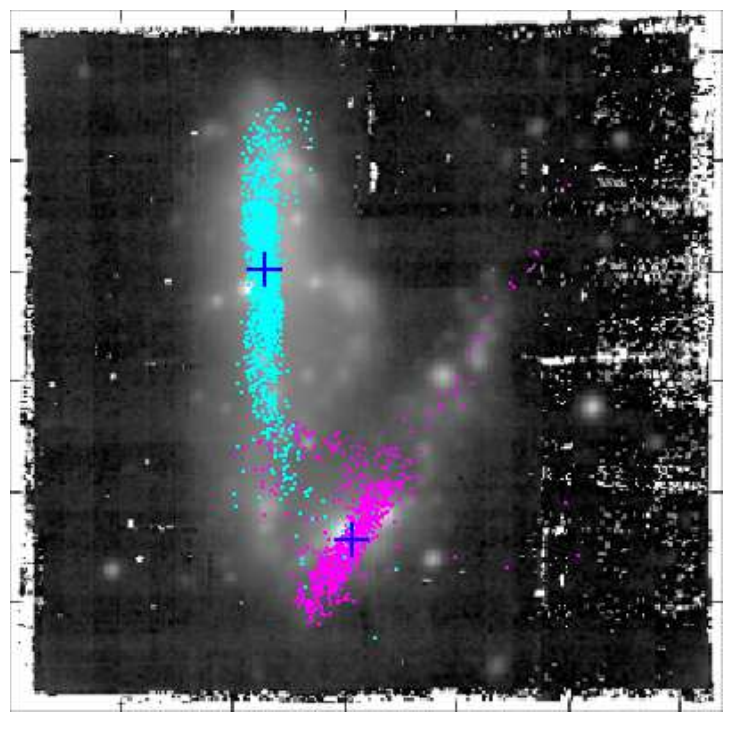
#> input picture coscine-tweaked/.panrun/aastex63/images/dm1647.png, 729 x 729 px
$ python -i pointing_model_fit_tools.py   (imports and definitions only)
#> lines starting #> are read from the running program, lines starting #| are printed output that depends on the picture
from __future__ import print_function
import numpy as np
from matplotlib import pyplot as plt
import re
import os
# from scipy.optimize import least_squares
from scipy.optimize import leastsq
from spt3g import core

# [179 lines left out: functions sex2deg, model_daz, model_del, model_factory, lmfitfun, not called in this run]

def read_model(input, use_offline_model=False):
    """
    Read the online pointing model from the file header or a frame
    in a g3 file or a frame extracted from a g3 file.

    If header, lines should look like:

        # tilts -0.0114374830026, 0.00372502737393, -0.0224453462368
        # flexure radio, 0.0631999760291, 0.0592164524428
        # collimate_fixed radio, 0.0434865395172, -0.125024298806

    Arguments
    ---------
    input : string
        Either the absolute path to a file that contains either az/el offsets
        and online pointing model (as strings) or a g3 file that
        has a field 'OnlinePointingModel' in one of the frames OR a
        g3 frame with 'OnlinePointingModel' as a key.

    use_offline_model: use the key OfflinePointingModel (rather than
        OnlinePointingModel) in frame. Default is False.

    Returns
    -------
    model : dictionary
        A dictionary containing keys corresponding to model parameters:
        'a0', 'a1', 'a2', 'a3', 'a4', 'a5', 'a6', 'a7', 'az0'
    """
    #    model = {'a7': 0., 'az0': -0.304527}
    # Ugh, replace old magic number with new 2019 magic number
    model = {'a7': 0., 'az0': -0.337629}

    if isinstance(input,str):
        fn2use = input
        input_is_file = True
    else:
        fn2use = ''
        input_is_file = False

    model_from_frame = None
    if isinstance(input,core.G3Frame):
        if use_offline_model:
            if 'OfflinePointingModel' in input.keys():
                model_from_frame = input['OfflinePointingModel']
            else:
                core.log_warn("No offline pointing model found in frame.")
                return model
        else:
            if 'OnlinePointingModel' in input.keys():
                model_from_frame = input['OnlinePointingModel']
            else:
                core.log_warn("No online pointing model found in frame.")
                return model

    if model_from_frame is None and not input_is_file:
        core.log_warn("Input must be string filename or g3 frame with OnlinePointingModel field.")
        return model

    if model_from_frame is None and (fn2use.split('.')[-1] == 'g3' or fn2use.split('.')[-2] == 'g3'):
        for frame in core.G3File(fn2use):
            if 'OnlinePointingModel' in frame.keys():
                model_from_frame = frame['OnlinePointingModel']
        if model_from_frame is None:
            core.log_warn("No online pointing model found in file.")
            return model

    if model_from_frame is not None:
        model['a0'] = model_from_frame['flexure'][0]/core.G3Units.deg
        model['a1'] = model_from_frame['flexure'][1]/core.G3Units.deg
        model['a2'] = model_from_frame['tilts'][0]/core.G3Units.deg
        model['a3'] = model_from_frame['tilts'][1]/core.G3Units.deg
        model['a4'] = model_from_frame['tilts'][2]/core.G3Units.deg
        model['a5'] = model_from_frame['fixedCollimation'][0]/core.G3Units.deg
        model['a6'] = model_from_frame['fixedCollimation'][1]/core.G3Units.deg
        return model

    with open(fn2use,'r') as f1:
        for line in f1.readlines():
            if not line.startswith('#'):
                continue

            m = re.search('tilts ([0-9\.\-\:]+), ([0-9\.\-\:]+), ([0-9\.\-\:]+)', line.strip())
            if m:
                model['a2'], model['a3'], model['a4'] = [sex2deg(x) for x in m.groups()]

            m = re.search('flexure radio, ([0-9\.\-\:]+), ([0-9\.\-\:]+)', line.strip())
            if m:
                model['a0'], model['a1'] = [sex2deg(x) for x in m.groups()]

            m = re.search('collimate_fixed radio, ([0-9\.\-\:]+), ([0-9\.\-\:]+)', line.strip())
            if m:
                model['a5'], model['a6'] = [sex2deg(x) for x in m.groups()]

    return model

# [30 lines left out: function remove_model, not called in this run]

# Define parameter order
parlist = ['a0', 'a1', 'a2', 'a3', 'a4', 'a5_spt', 'a5_eht', 'a6_spt', 'a6_eht', 'a7', 'az0']

# ================================================================================
# Read data

# [348 lines left out: functions read_data, fit_data, process_fit, run, not called in this run]

>>> import cv2
>>> picture = cv2.imread('../../../coscine-tweaked/.panrun/aastex63/images/dm1647.png', cv2.IMREAD_GRAYSCALE)
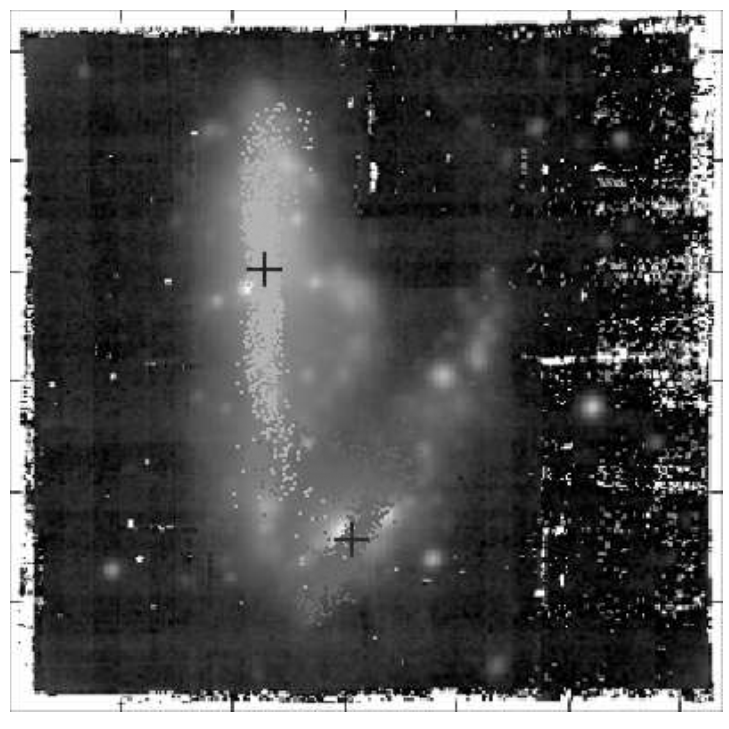
#> picture: shape (729, 729); min 0, max 255, mean 83.2
>>> result = read_model(picture)
#> (the run stopped early here; a loop or call above may not have finished)
